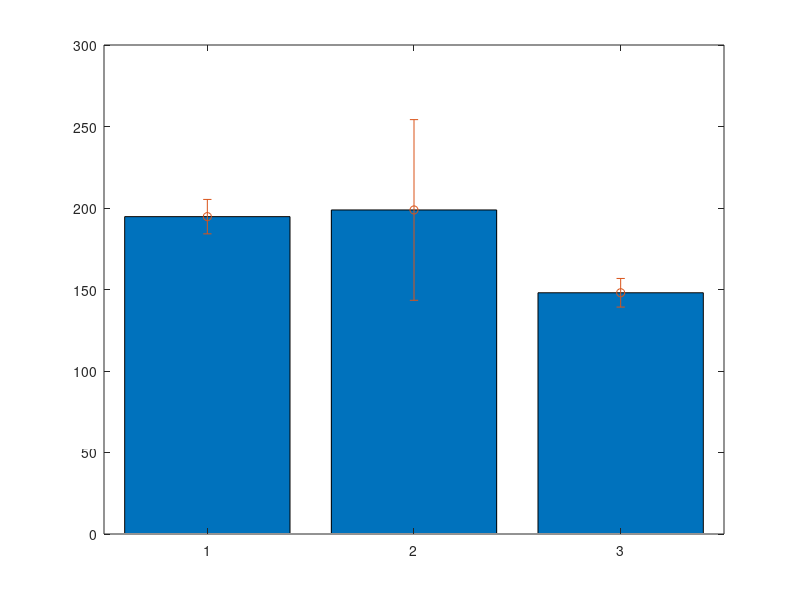

The MATLAB script that drew this image: (Note: this script raises an error after producing the figure.)
%In class 19
clear all

% Problem 1. Imagine a clincal trial for two drugs that are intended to lower
% cholesterol. Assume 30 subjects are randomly divided into 3 groups that
% either receive a placebo or one of the two treatments. The mean initials
% levels of total cholesterol in each group are the same. The final
% measurements look like

placebo = [   194   183   199   189   189   214   212   186   191   190];
treatment1 = [    138   217   188   126   249   217   255   196   279   123];
treatment2 =[   152   152   151   143   161   142   142   141   161   135];

%A. Make a bar plot of the means of each group with errorbars (Hint, use
%bar and then use 'hold on' and then errorbar). 
placebo_bar = mean(placebo);
p_std = std(placebo);
t1_bar = mean(treatment1);
t1_std = std(treatment1);
t2_bar = mean(treatment2);
t2_std = std(treatment2);
y = horzcat(placebo_bar,t1_bar,t2_bar);
err = [p_std,t1_std,t2_std];
figure(1)
bar(y)
hold on
errorbar(y,err,'o','Capsize',50)
%B. Run a one way ANOVA analysis to see whether any of the treatment groups showed
%a statistically signficant difference. 
y = [placebo, treatment1, treatment2];
for ii = 0:2
    for i = 1:10
        if ii == 0
            group{ii*10+i} = 'placebo';
        elseif ii == 1
            group{ii*10+i} = 'treatment 1';
        else
            group{ii*10+i} = 'treatment 2';
        end
    end
end
[p,tbl,stats] = anova1(y,group)
% according to anova test, there is statistically significant difference
% between the groups

%C. use the multcompare function to look at all pairs of samples and
%indicate which are significantly different. 
compare_tbl = multcompare(stats)
%statistically significantly different groups:
% treatment 2 & treatment 1, treatment 2 & placebo 

%Problem 2. In this directory, you will find a data.mat file with three
%variables, xdat, ydat, and ydat2. For each pair (xdat, ydat) and (xdat,
%ydat2), fit the data to a first, second and third order polynomial. Which
%one is the best fit in each case? In at least one of the cases, do the
%problem with both the polyfit/polyval functions and with the 'fit' function.

file = load('data.mat');
xdat = file.xdat;
ydat = file.ydat;
ydat2 = file.ydat2;
%for ydat
f1_1st = fit(xdat', ydat', 'poly1');
f1_2nd = fit(xdat', ydat', 'poly2');
f1_3rd = fit(xdat', ydat', 'poly3');
figure(4)
plot(xdat',ydat','o','MarkerSize',10)
hold on
plot(f1_1st,'b')
plot(f1_2nd,'g')
plot(f1_3rd,'r')
legend('data','order 1','order 2','order 3')
% the three polynomials fit equally well for ydat

%with polyfit
f1_1st_poly = polyfit(xdat',ydat',1);
f1_2nd_poly = polyfit(xdat',ydat',2);
f1_3rd_poly = polyfit(xdat',ydat',3);
figure(5)
plot(xdat',ydat','o','MarkerSize',10)
hold on
plot(polyval(f1_1st_poly,xdat'),'b')
plot(polyval(f1_2nd_poly,xdat'),'g')
plot(polyval(f1_3rd_poly,xdat'),'r')
title('polyfit with 3 fitting lines')
legend('data','order 1','order 2','order 3')

%for ydat2
f2_1st = fit(xdat',ydat2','poly1');
f2_2nd = fit(xdat',ydat2','poly2');
f2_3rd = fit(xdat',ydat2','poly3');
figure(6)
plot(xdat',ydat2','o','MarkerSize',10)
hold on
plot(f2_1st,'b')
plot(f2_2nd,'g')
plot(f2_3rd,'r')
legend('data','order 1','order 2','order 3')
% third order polynomial fits the best by passing thru the most points for
% ydat2